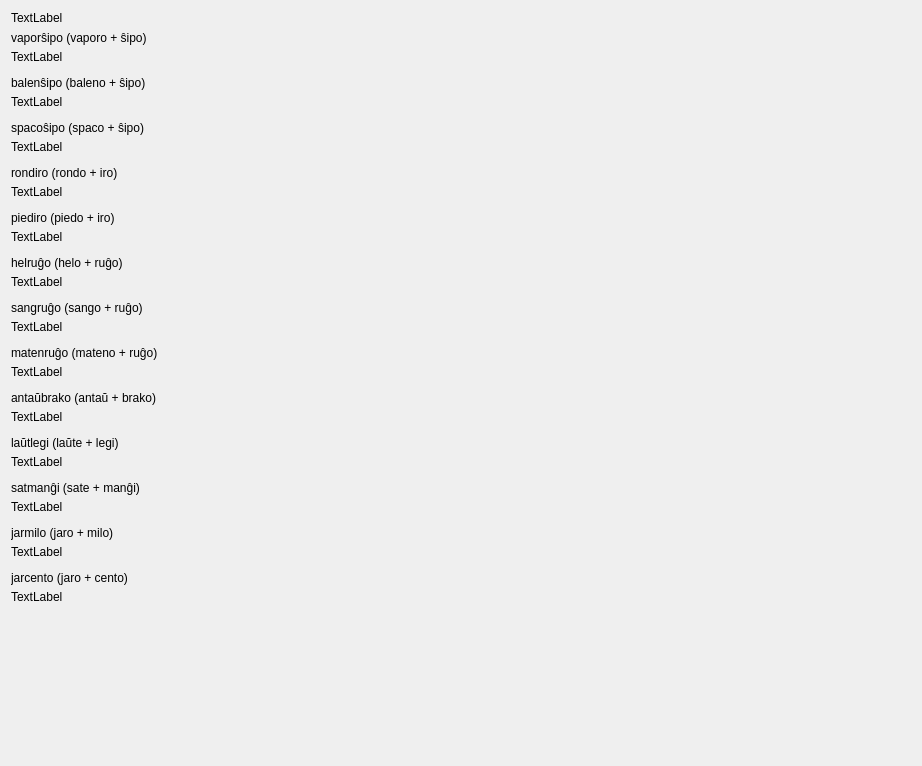
         <widget class="QWidget" name="scrollAreaWidgetContents_6">
          <property name="geometry">
           <rect>
            <x>0</x>
            <y>0</y>
            <width>922</width>
            <height>766</height>
           </rect>
          </property>
          <layout class="QVBoxLayout" name="verticalLayout_75">
           <item>
            <widget class="QLabel" name="Lec12_Label5">
             <property name="text">
              <string>TextLabel</string>
             </property>
             <property name="wordWrap">
              <bool>true</bool>
             </property>
            </widget>
           </item>
           <item>
            <layout class="QVBoxLayout" name="verticalLayout_44">
             <property name="spacing">
              <number>12</number>
             </property>
             <item>
              <layout class="QVBoxLayout" name="verticalLayout_45">
               <property name="spacing">
                <number>5</number>
               </property>
               <item>
                <widget class="neklakebla_nova" name="pushButton_47">
                 <property name="text">
                  <string>vaporŝipo (vaporo + ŝipo) </string>
                 </property>
                 <property name="wordWrap">
                  <bool>true</bool>
                 </property>
                </widget>
               </item>
               <item>
                <widget class="QLabel" name="Lec12_Label69">
                 <property name="text">
                  <string>TextLabel</string>
                 </property>
                 <property name="wordWrap">
                  <bool>true</bool>
                 </property>
                </widget>
               </item>
              </layout>
             </item>
             <item>
              <layout class="QVBoxLayout" name="verticalLayout_63">
               <property name="spacing">
                <number>5</number>
               </property>
               <item>
                <widget class="neklakebla_nova" name="pushButton_48">
                 <property name="text">
                  <string>balenŝipo (baleno + ŝipo) </string>
                 </property>
                 <property name="wordWrap">
                  <bool>true</bool>
                 </property>
                </widget>
               </item>
               <item>
                <widget class="QLabel" name="Lec12_Label70">
                 <property name="text">
                  <string>TextLabel</string>
                 </property>
                 <property name="wordWrap">
                  <bool>true</bool>
                 </property>
                </widget>
               </item>
              </layout>
             </item>
             <item>
              <layout class="QVBoxLayout" name="verticalLayout_64">
               <property name="spacing">
                <number>5</number>
               </property>
               <item>
                <widget class="neklakebla_nova" name="pushButton_54">
                 <property name="text">
                  <string>spacoŝipo (spaco + ŝipo)</string>
                 </property>
                 <property name="wordWrap">
                  <bool>true</bool>
                 </property>
                </widget>
               </item>
               <item>
                <widget class="QLabel" name="Lec12_Label71">
                 <property name="text">
                  <string>TextLabel</string>
                 </property>
                 <property name="wordWrap">
                  <bool>true</bool>
                 </property>
                </widget>
               </item>
              </layout>
             </item>
             <item>
              <layout class="QVBoxLayout" name="verticalLayout_65">
               <property name="spacing">
                <number>5</number>
               </property>
               <item>
                <widget class="neklakebla_nova" name="pushButton_55">
                 <property name="text">
                  <string>rondiro (rondo + iro) </string>
                 </property>
                 <property name="wordWrap">
                  <bool>true</bool>
                 </property>
                </widget>
               </item>
               <item>
                <widget class="QLabel" name="Lec12_Label72">
                 <property name="text">
                  <string>TextLabel</string>
                 </property>
                 <property name="wordWrap">
                  <bool>true</bool>
                 </property>
                </widget>
               </item>
              </layout>
             </item>
             <item>
              <layout class="QVBoxLayout" name="verticalLayout_66">
               <property name="spacing">
                <number>5</number>
               </property>
               <item>
                <widget class="neklakebla_nova" name="pushButton_56">
                 <property name="text">
                  <string>piediro (piedo + iro) </string>
                 </property>
                 <property name="wordWrap">
                  <bool>true</bool>
                 </property>
                </widget>
               </item>
               <item>
                <widget class="QLabel" name="Lec12_Label73">
                 <property name="text">
                  <string>TextLabel</string>
                 </property>
                 <property name="wordWrap">
                  <bool>true</bool>
                 </property>
                </widget>
               </item>
              </layout>
             </item>
             <item>
              <layout class="QVBoxLayout" name="verticalLayout_67">
               <property name="spacing">
                <number>5</number>
               </property>
               <item>
                <widget class="neklakebla_nova" name="pushButton_57">
                 <property name="text">
                  <string>helruĝo (helo + ruĝo) </string>
                 </property>
                 <property name="wordWrap">
                  <bool>true</bool>
                 </property>
                </widget>
               </item>
               <item>
                <widget class="QLabel" name="Lec12_Label74">
                 <property name="text">
                  <string>TextLabel</string>
                 </property>
                 <property name="wordWrap">
                  <bool>true</bool>
                 </property>
                </widget>
               </item>
              </layout>
             </item>
             <item>
              <layout class="QVBoxLayout" name="verticalLayout_68">
               <property name="spacing">
                <number>5</number>
               </property>
               <item>
                <widget class="neklakebla_nova" name="pushButton_58">
                 <property name="text">
                  <string>sangruĝo (sango + ruĝo) </string>
                 </property>
                 <property name="wordWrap">
                  <bool>true</bool>
                 </property>
                </widget>
               </item>
               <item>
                <widget class="QLabel" name="Lec12_Label75">
                 <property name="text">
                  <string>TextLabel</string>
                 </property>
                 <property name="wordWrap">
                  <bool>true</bool>
                 </property>
                </widget>
               </item>
              </layout>
             </item>
             <item>
              <layout class="QVBoxLayout" name="verticalLayout_69">
               <property name="spacing">
                <number>5</number>
               </property>
               <item>
                <widget class="neklakebla_nova" name="pushButton_59">
                 <property name="text">
                  <string>matenruĝo (mateno + ruĝo) </string>
                 </property>
                 <property name="wordWrap">
                  <bool>true</bool>
                 </property>
                </widget>
               </item>
               <item>
                <widget class="QLabel" name="Lec12_Label76">
                 <property name="text">
                  <string>TextLabel</string>
                 </property>
                 <property name="wordWrap">
                  <bool>true</bool>
                 </property>
                </widget>
               </item>
              </layout>
             </item>
             <item>
              <layout class="QVBoxLayout" name="verticalLayout_70">
               <property name="spacing">
                <number>5</number>
               </property>
               <item>
                <widget class="neklakebla_nova" name="pushButton_60">
                 <property name="text">
                  <string>antaŭbrako (antaŭ + brako) </string>
                 </property>
                 <property name="wordWrap">
                  <bool>true</bool>
                 </property>
                </widget>
               </item>
               <item>
                <widget class="QLabel" name="Lec12_Label77">
                 <property name="text">
                  <string>TextLabel</string>
                 </property>
                 <property name="wordWrap">
                  <bool>true</bool>
                 </property>
                </widget>
               </item>
              </layout>
             </item>
             <item>
              <layout class="QVBoxLayout" name="verticalLayout_71">
               <property name="spacing">
                <number>5</number>
               </property>
               <item>
                <widget class="neklakebla_nova" name="pushButton_61">
                 <property name="text">
                  <string>laŭtlegi (laŭte + legi) </string>
                 </property>
                 <property name="wordWrap">
                  <bool>true</bool>
                 </property>
                </widget>
               </item>
               <item>
                <widget class="QLabel" name="Lec12_Label78">
                 <property name="text">
                  <string>TextLabel</string>
                 </property>
                 <property name="wordWrap">
                  <bool>true</bool>
                 </property>
                </widget>
               </item>
              </layout>
             </item>
             <item>
              <layout class="QVBoxLayout" name="verticalLayout_74">
               <property name="spacing">
                <number>5</number>
               </property>
               <item>
                <widget class="neklakebla_nova" name="pushButton_62">
                 <property name="text">
                  <string>satmanĝi (sate + manĝi) </string>
                 </property>
                 <property name="wordWrap">
                  <bool>true</bool>
                 </property>
                </widget>
               </item>
               <item>
                <widget class="QLabel" name="Lec12_Label79">
                 <property name="text">
                  <string>TextLabel</string>
                 </property>
                 <property name="wordWrap">
                  <bool>true</bool>
                 </property>
                </widget>
               </item>
              </layout>
             </item>
             <item>
              <layout class="QVBoxLayout" name="verticalLayout_73">
               <property name="spacing">
                <number>5</number>
               </property>
               <item>
                <widget class="neklakebla_nova" name="pushButton_63">
                 <property name="text">
                  <string>jarmilo (jaro + milo)</string>
                 </property>
                 <property name="wordWrap">
                  <bool>true</bool>
                 </property>
                </widget>
               </item>
               <item>
                <widget class="QLabel" name="Lec12_Label80">
                 <property name="text">
                  <string>TextLabel</string>
                 </property>
                 <property name="wordWrap">
                  <bool>true</bool>
                 </property>
                </widget>
               </item>
              </layout>
             </item>
             <item>
              <layout class="QVBoxLayout" name="verticalLayout_47">
               <property name="spacing">
                <number>5</number>
               </property>
               <item>
                <widget class="neklakebla_nova" name="pushButton_64">
                 <property name="sizePolicy">
                  <sizepolicy hsizetype="Maximum" vsizetype="Fixed">
                   <horstretch>0</horstretch>
                   <verstretch>0</verstretch>
                  </sizepolicy>
                 </property>
                 <property name="text">
                  <string>jarcento (jaro + cento) </string>
                 </property>
                </widget>
               </item>
               <item>
                <widget class="QLabel" name="Lec12_Label81">
                 <property name="text">
                  <string>TextLabel</string>
                 </property>
                 <property name="wordWrap">
                  <bool>true</bool>
                 </property>
                </widget>
               </item>
              </layout>
             </item>
            </layout>
           </item>
           <item>
            <spacer name="verticalSpacer_7">
             <property name="orientation">
              <enum>Qt::Vertical</enum>
             </property>
             <property name="sizeHint" stdset="0">
              <size>
               <width>20</width>
               <height>40</height>
              </size>
             </property>
            </spacer>
           </item>
          </layout>
         </widget>
